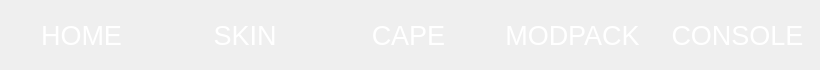
        <widget class="QWidget" name="tabAreaWidgetContents">
         <property name="geometry">
          <rect>
           <x>0</x>
           <y>0</y>
           <width>820</width>
           <height>70</height>
          </rect>
         </property>
         <layout class="QHBoxLayout" name="horizontalLayout_2">
          <property name="spacing">
           <number>0</number>
          </property>
          <property name="leftMargin">
           <number>0</number>
          </property>
          <property name="topMargin">
           <number>0</number>
          </property>
          <property name="rightMargin">
           <number>0</number>
          </property>
          <property name="bottomMargin">
           <number>0</number>
          </property>
          <item>
           <widget class="QPushButton" name="homeTabBtn">
            <property name="enabled">
             <bool>true</bool>
            </property>
            <property name="sizePolicy">
             <sizepolicy hsizetype="Preferred" vsizetype="Preferred">
              <horstretch>0</horstretch>
              <verstretch>0</verstretch>
             </sizepolicy>
            </property>
            <property name="minimumSize">
             <size>
              <width>100</width>
              <height>0</height>
             </size>
            </property>
            <property name="cursor">
             <cursorShape>PointingHandCursor</cursorShape>
            </property>
            <property name="layoutDirection">
             <enum>Qt::LeftToRight</enum>
            </property>
            <property name="styleSheet">
             <string notr="true">QPushButton {
color:white;
font:20pt;
border-radius:0px;
}
QPushButton:hover {
background-color:rgb(38, 41, 46);
}
QPushButton:pressed {
background-color:rgb(38, 41, 46);
}</string>
            </property>
            <property name="text">
             <string>HOME</string>
            </property>
           </widget>
          </item>
          <item>
           <widget class="QPushButton" name="skinTabBtn">
            <property name="enabled">
             <bool>true</bool>
            </property>
            <property name="sizePolicy">
             <sizepolicy hsizetype="Preferred" vsizetype="Preferred">
              <horstretch>0</horstretch>
              <verstretch>0</verstretch>
             </sizepolicy>
            </property>
            <property name="minimumSize">
             <size>
              <width>100</width>
              <height>0</height>
             </size>
            </property>
            <property name="cursor">
             <cursorShape>PointingHandCursor</cursorShape>
            </property>
            <property name="layoutDirection">
             <enum>Qt::LeftToRight</enum>
            </property>
            <property name="styleSheet">
             <string notr="true">QPushButton {
color:white;
font:20pt;
border-radius:0px;
}
QPushButton:hover {
background-color:rgb(38, 41, 46);
}
QPushButton:pressed {
background-color:rgb(38, 41, 46);
}</string>
            </property>
            <property name="text">
             <string>SKIN</string>
            </property>
           </widget>
          </item>
          <item>
           <widget class="QPushButton" name="capeTabBtn">
            <property name="enabled">
             <bool>true</bool>
            </property>
            <property name="sizePolicy">
             <sizepolicy hsizetype="Preferred" vsizetype="Preferred">
              <horstretch>0</horstretch>
              <verstretch>0</verstretch>
             </sizepolicy>
            </property>
            <property name="minimumSize">
             <size>
              <width>100</width>
              <height>0</height>
             </size>
            </property>
            <property name="cursor">
             <cursorShape>PointingHandCursor</cursorShape>
            </property>
            <property name="whatsThis">
             <string/>
            </property>
            <property name="layoutDirection">
             <enum>Qt::LeftToRight</enum>
            </property>
            <property name="styleSheet">
             <string notr="true">QPushButton {
color:white;
font:20pt;
border-radius:0px;
}
QPushButton:hover {
background-color:rgb(38, 41, 46);
}
QPushButton:pressed {
background-color:rgb(38, 41, 46);
}</string>
            </property>
            <property name="text">
             <string>CAPE</string>
            </property>
           </widget>
          </item>
          <item>
           <widget class="QPushButton" name="modpackTabBtn">
            <property name="enabled">
             <bool>true</bool>
            </property>
            <property name="sizePolicy">
             <sizepolicy hsizetype="Preferred" vsizetype="Preferred">
              <horstretch>0</horstretch>
              <verstretch>0</verstretch>
             </sizepolicy>
            </property>
            <property name="minimumSize">
             <size>
              <width>165</width>
              <height>0</height>
             </size>
            </property>
            <property name="cursor">
             <cursorShape>PointingHandCursor</cursorShape>
            </property>
            <property name="whatsThis">
             <string/>
            </property>
            <property name="layoutDirection">
             <enum>Qt::LeftToRight</enum>
            </property>
            <property name="styleSheet">
             <string notr="true">QPushButton {
color:white;
font:20pt;
border-radius:0px;
}
QPushButton:hover {
background-color:rgb(38, 41, 46);
}
QPushButton:pressed {
background-color:rgb(38, 41, 46);
}</string>
            </property>
            <property name="text">
             <string>MODPACK</string>
            </property>
           </widget>
          </item>
          <item>
           <widget class="QPushButton" name="consoleTabBtn">
            <property name="enabled">
             <bool>true</bool>
            </property>
            <property name="sizePolicy">
             <sizepolicy hsizetype="Preferred" vsizetype="Preferred">
              <horstretch>0</horstretch>
              <verstretch>0</verstretch>
             </sizepolicy>
            </property>
            <property name="minimumSize">
             <size>
              <width>165</width>
              <height>0</height>
             </size>
            </property>
            <property name="cursor">
             <cursorShape>PointingHandCursor</cursorShape>
            </property>
            <property name="whatsThis">
             <string/>
            </property>
            <property name="layoutDirection">
             <enum>Qt::LeftToRight</enum>
            </property>
            <property name="styleSheet">
             <string notr="true">QPushButton {
color:white;
font:20pt;
border-radius:0px;
}
QPushButton:hover {
background-color:rgb(38, 41, 46);
}
QPushButton:pressed {
background-color:rgb(38, 41, 46);
}</string>
            </property>
            <property name="text">
             <string>CONSOLE</string>
            </property>
           </widget>
          </item>
         </layout>
        </widget>
